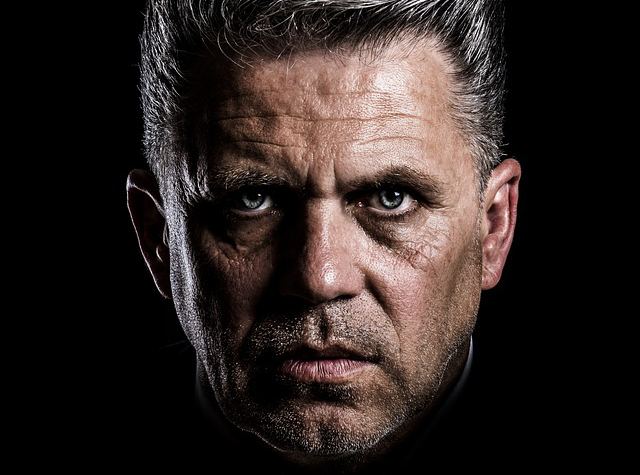
#> input picture data/man_face.jpg, 640 x 475 px
$ python 0404_1.py
#> lines starting #> are read from the running program, lines starting #| are printed output that depends on the picture; after the words box and inside, x2 and y2 are one past the last pixel; in counts of white or black regions, pixels touching at a corner belong together
# 0404_1.py
import cv2
import numpy as np
import os

current_dir = os.path.dirname(os.path.abspath(__file__))

img_path1 = os.path.join(current_dir, './data/man_face.jpg')
img_path2 = os.path.join(current_dir, './data/skull.jpg')

img1 = cv2.imread(img_path1)
#> img1 is the input picture: shape (475, 640, 3); mean B, G, R 34.1, 36.9, 46.1
img2 = cv2.imread(img_path2)
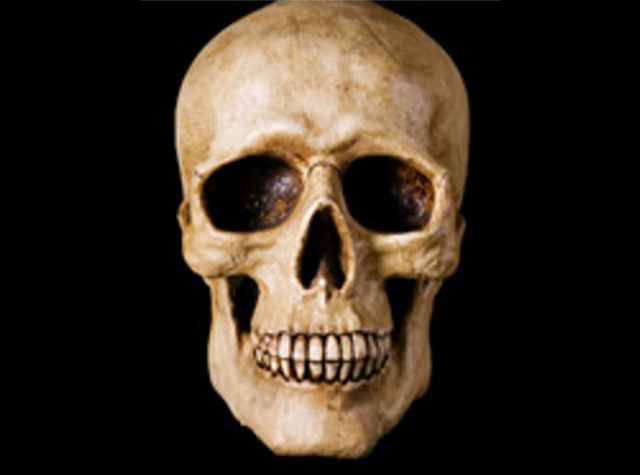
#> input picture data/skull.jpg, 640 x 475 px
#> img2 is the input picture: shape (475, 640, 3); mean B, G, R 32.6, 43.6, 54

dst1 = np.zeros(img1.shape, dtype=img1.dtype)
dst2 = np.zeros(img2.shape, dtype=img2.dtype)

N=2
h1 , w1, r1 = img1.shape
#> h1 = 475; w1 = 640; r1 = 3
h2 , w2, r2 = img2.shape
#> h2 = 475; w2 = 640; r2 = 3

img1[:h1, :w1//2 ,:] = [0, 0, 0]
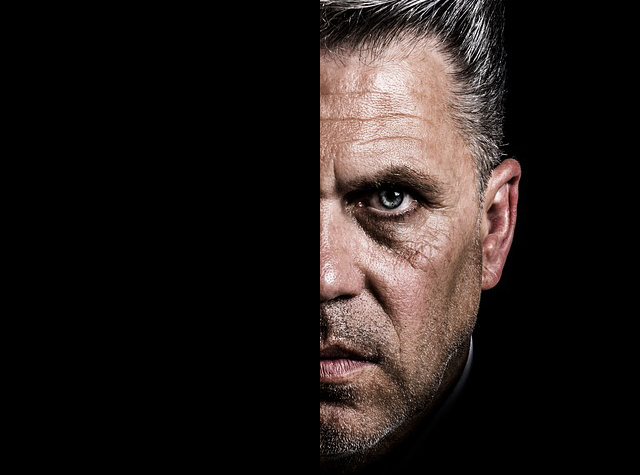
#> img1: shape (475, 640, 3); mean B, G, R 25.5, 27.6, 34.4
img2[:, w2//2:, :] = [0, 0, 0]
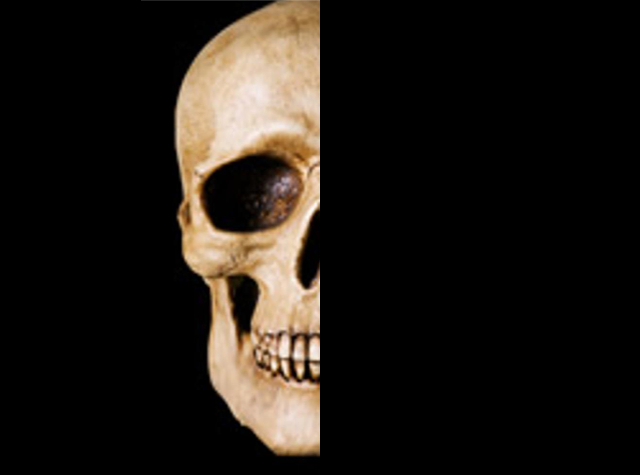
#> img2: shape (475, 640, 3); 19.83% of pixels changed, all inside (x1, y1, x2, y2) = (320, 0, 501, 475)

# cv2.imshow('img1', img1)
# cv2.imshow('img2', img2)

dst1 = img1 + img2
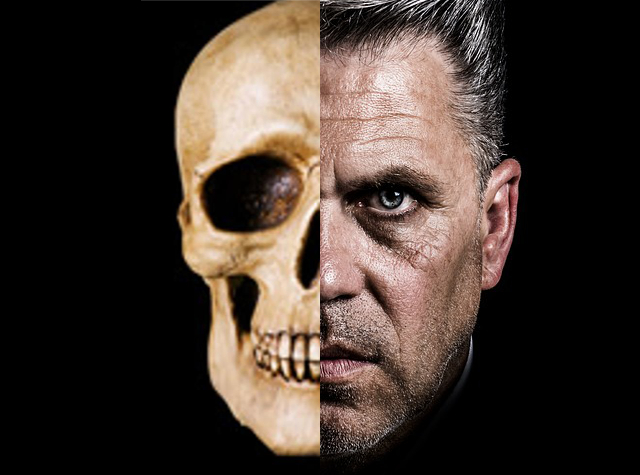
#> dst1: shape (475, 640, 3); mean B, G, R 46.1, 53.5, 65.3
dst2 = cv2.add (img1,img2)

cv2.imshow('dst1',dst1)
cv2.imshow('dst2',dst2)

b,g,_=dst2.shape
#> b = 475; g = 640

h = b // 2
#> h = 237

print(h,g)
#| 237 640

for i in range(h-20, h+20):
    for j in range(g):
        x = i*h
        y = j*g
        roi = dst2[x:x+h , y:y+g]
        dst2[x:x+h , y:y+g] = cv2.mean(roi)[0:3]

cv2.waitKey()
cv2.destroyAllWindows()
